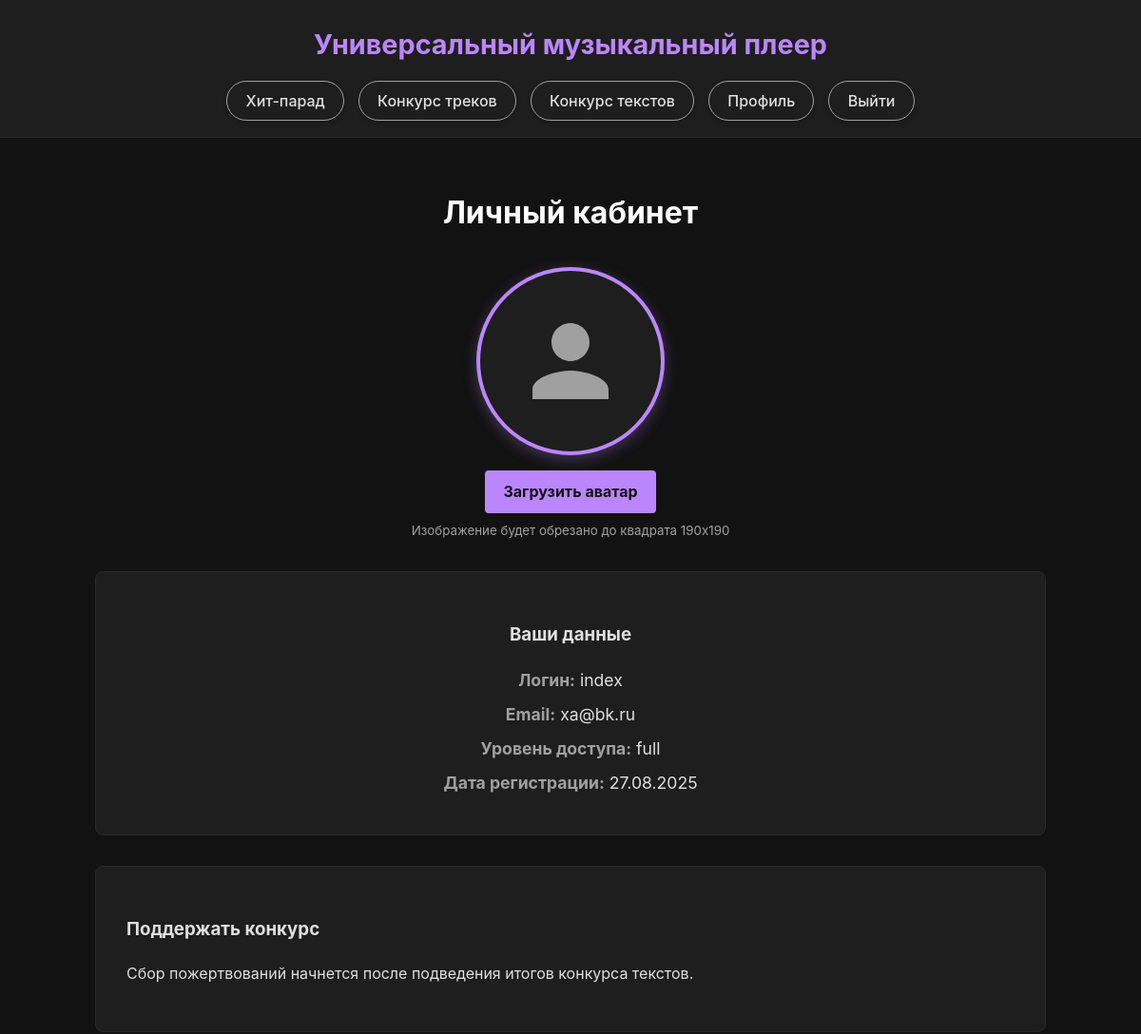
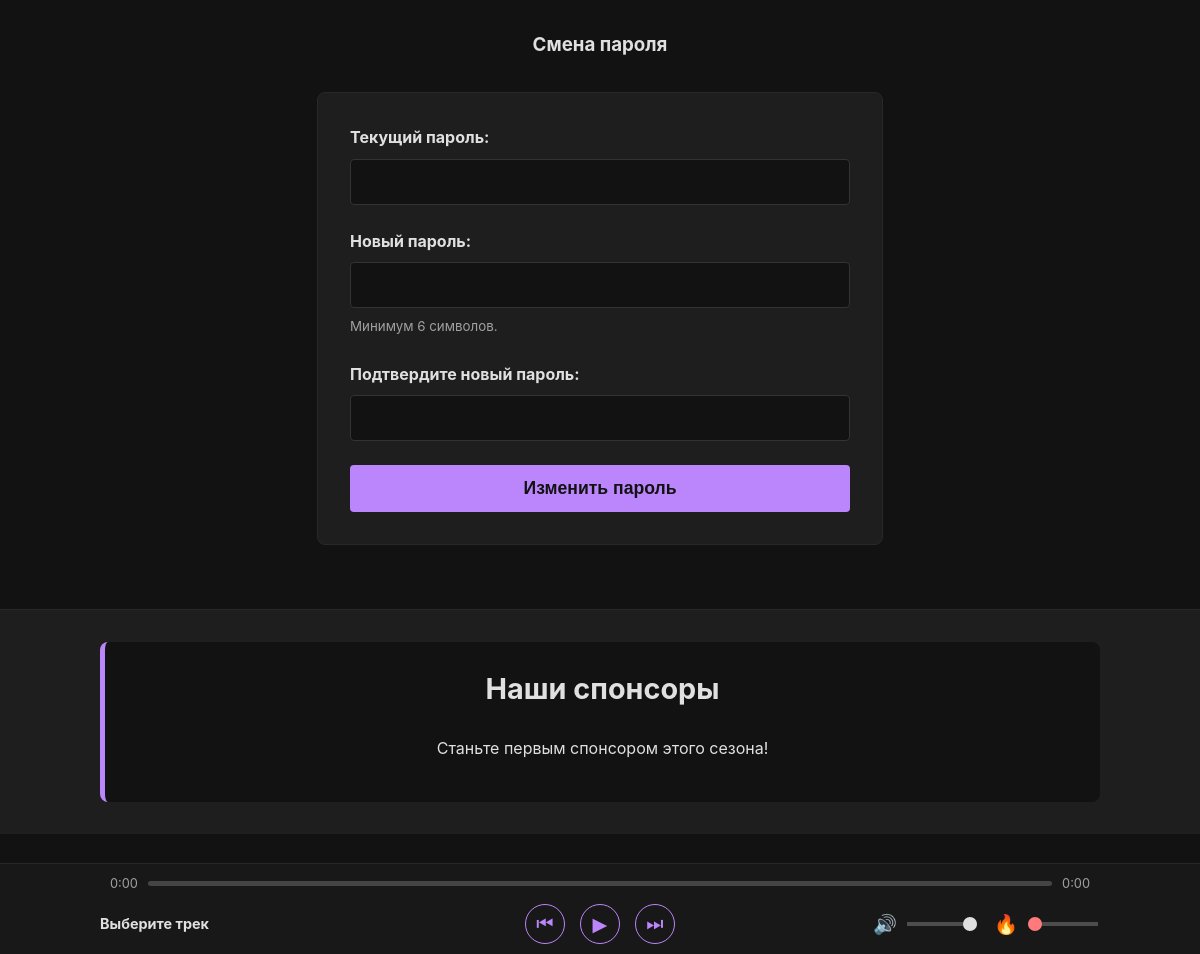
The app's page /profile.php (signed in) with its own data (2 pictures, top to bottom).
### tables this page shows
CREATE TABLE `users` (
  `id` int NOT NULL,
  `login` varchar(50) NOT NULL,
  `password` varchar(255) NOT NULL,
  `email` varchar(255) NOT NULL,
  `avatar_filename` varchar(255) DEFAULT NULL,
  `access_level` enum('limited','full','admin') NOT NULL DEFAULT 'limited',
  `registration_source` varchar(255) DEFAULT NULL,
  `created_at` timestamp NULL DEFAULT CURRENT_TIMESTAMP
);

### core/auth.php (called while the page is built, shortened)
<?php
function isUserLoggedIn()
{
    return isset($_SESSION['user_id']);
}
function getCurrentUser()
{
    return [
        'id' => $_SESSION['user_id'],
        'login' => $_SESSION['user_login'],
        'access_level' => $_SESSION['user_access_level'],
    ];
}

### profile.php (the view, shortened to what this page needs)
<?php
require_once 'core/db_connect.php';
require_once 'core/auth.php';
$currentUser = getCurrentUser();
$stmt = $pdo->prepare("SELECT * FROM users WHERE id = ?");
$stmt->execute([$currentUser['id']]);
$userData = $stmt->fetch();
$canDonate = false;
$activeLyricContest = null;
try {
    $stmt_lyrics = $pdo->prepare("SELECT id, name FROM lyric_contests WHERE status = 'results' ORDER BY id DESC LIMIT 1");
    $stmt_lyrics->execute();
    $activeLyricContest = $stmt_lyrics->fetch();
} catch (\PDOException $e) {  }
require_once 'templates/header.php';
?>
<h1>Личный кабинет</h1>
<div class="profile-avatar-container">
    <div class="avatar-frame">
        <?php if (!empty($userData['avatar_filename'])): ?>
            <img src="/uploads/avatars/<?php echo htmlspecialchars($userData['avatar_filename']); ?>" alt="Аватар">
        <?php else: ?>
            <svg class="default-avatar-icon" xmlns="http://www.w3.org/2000/svg" viewBox="0 0 24 24" fill="currentColor"><path d="M12 12c2.21 0 4-1.79 4-4s-1.79-4-4-4-4 1.79-4 4 1.79 4 4 4zm0 2c-2.67 0-8 1.34-8 4v2h16v-2c0-2.66-5.33-4-8-4z"></path></svg>
        <?php endif; ?>
    </div>
    <form action="/api/upload_avatar.php" method="POST" enctype="multipart/form-data">
        <label for="avatar_file" class="button-primary-styled">Загрузить аватар</label>
    </form>
    <small>Изображение будет обрезано до квадрата 190x190</small>
</div>
<div class="profile-info text-center">
    <h3>Ваши данные</h3>
    <p><strong>Логин:</strong> <?php echo htmlspecialchars($userData['login']); ?></p>
    <p><strong>Email:</strong> <?php echo htmlspecialchars($userData['email']); ?></p>
    <p><strong>Уровень доступа:</strong> <?php echo htmlspecialchars($userData['access_level']); ?></p>
    <p><strong>Дата регистрации:</strong> <?php echo date('d.m.Y', strtotime($userData['created_at'])); ?></p>
</div>
<?php if (in_array($currentUser['access_level'], ['full', 'admin'])): ?>
<div class="donation-section">
    <h3>Поддержать конкурс</h3>
    <?php if ($canDonate): ?>
        <p>Сейчас идет сбор средств в призовой фонд для следующего конкурса треков.</p>
        <?php if(isset($_GET['donation']) && $_GET['donation'] === 'success') echo '<div class="alert success">Спасибо! Ваш донат отправлен на проверку администратору.</div>'; ?>
        <form class="form-styled" action="/api/make_donation.php" method="POST" enctype="multipart/form-data">
            <input type="hidden" name="lyric_contest_id" value="<?php echo $activeLyricContest['id']; ?>">
            <div class="form-group"><label for="amount">Сумма пожертвования:</label><input type="number" id="amount" name="amount" min="1" step="0.01" required placeholder="Например, 100.00"></div>
            <div class="form-group"><label for="receipt_file">Скриншот/чек (PNG, JPG):</label><input type="file" id="receipt_file" name="receipt_file" accept="image/png, image/jpeg" required></div>
            <button type="submit" class="button-primary">Пожертвовать</button>
        </form>
    <?php else: ?>
        <p>Сбор пожертвований начнется после подведения итогов конкурса текстов.</p>
    <?php endif; ?>
</div>
<?php endif; ?>
<div class="password-change-form">
    <h3>Смена пароля</h3>
    <form class="form-styled" action="/api/change_password.php" method="POST">
        <div class="form-group"><label for="current_password">Текущий пароль:</label><input type="password" id="current_password" name="current_password" required></div>
        <div class="form-group"><label for="new_password">Новый пароль:</label><input type="password" id="new_password" name="new_password" required minlength="6"><small>Минимум 6 символов.</small></div>
        <div class="form-group"><label for="confirm_password">Подтвердите новый пароль:</label><input type="password" id="confirm_password" name="confirm_password" required></div>
        <button type="submit" class="button-primary">Изменить пароль</button>
    </form>
</div>
<?php require_once 'templates/footer.php'; ?>

### assets/css/style.css (style rules this page uses)
:root { --bg-color: #121212; --surface-color: #1e1e1e; --primary-text-color: #e0e0e0; --secondary-text-color: #a0a0a0; --accent-color: #bb86fc; }
body { margin: 0; font-family: -apple-system, BlinkMacSystemFont, 'Segoe UI', Roboto, Helvetica, Arial, sans-serif; background-color: var(--bg-color); color: var(--primary-text-color); line-height: 1.6; padding-bottom: 120px; }
h1 { color: #ffffff; text-align: center; margin-bottom: 2rem; }
.form-styled { max-width: 500px; margin: 2rem auto; padding: 2rem; background-color: var(--surface-color); border-radius: 8px; border: 1px solid #282828; }
.form-group { margin-bottom: 1.5rem; }
.form-group label { display: block; margin-bottom: 0.5rem; font-weight: bold; }
.form-group input, .form-group textarea { width: 100%; padding: 0.75rem; background-color: var(--bg-color); border: 1px solid #333; border-radius: 4px; color: var(--primary-text-color); font-size: 1rem; font-family: -apple-system, BlinkMacSystemFont, 'Segoe UI', Roboto, Helvetica, Arial, sans-serif; box-sizing: border-box; }
.form-group small { display: block; margin-top: 0.5rem; color: var(--secondary-text-color); }
.button-primary { display: block; width: 100%; padding: 0.8rem; border: none; border-radius: 4px; background-color: var(--accent-color); color: #121212; font-size: 1.1rem; font-weight: bold; cursor: pointer; transition: background-color 0.2s ease; }
.profile-info { padding: 2rem; background-color: var(--surface-color); border-radius: 8px; margin-bottom: 2rem; border: 1px solid #282828; }
.profile-info p { margin: 0.5rem 0; font-size: 1.1rem; }
.profile-info strong { color: var(--secondary-text-color); }
.password-change-form h3 { text-align: center; }
.donation-section { padding: 2rem; background-color: var(--surface-color); border-radius: 8px; margin-bottom: 2rem; border: 1px solid #282828; }
.profile-avatar-container { display: flex; flex-direction: column; align-items: center; margin-bottom: 2rem; }
.avatar-frame { width: 190px; height: 190px; border-radius: 50%; border: 4px solid var(--accent-color); box-shadow: 0 4px 15px rgba(187, 134, 252, 0.3); display: flex; justify-content: center; align-items: center; overflow: hidden; background-color: var(--surface-color); margin-bottom: 1rem; }
.default-avatar-icon { width: 120px; height: 120px; color: var(--secondary-text-color); }
.button-primary-styled { display: inline-block; padding: 0.6rem 1.2rem; border-radius: 4px; background-color: var(--accent-color); color: #121212; font-size: 1rem; font-weight: bold; cursor: pointer; transition: background-color 0.2s ease; text-align: center; }
.profile-avatar-container small { margin-top: 0.5rem; color: var(--secondary-text-color); }
.text-center { text-align: center; }

### records on screen
users: login "index", email "xa@bk.ru", access_level "full", created_at "27.08.2025"
